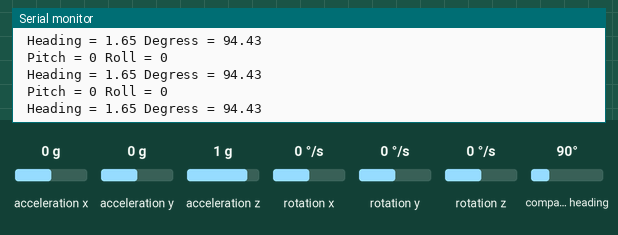
Recording of a sketch running on a simulated Arduino Uno, built with avr-gcc and run on an emulated ATmega328P. On the bench: the last lines printed to the serial monitor. The test bench sets the inputs (shaded band); at power-on: acceleration x 0 g, acceleration y 0 g, acceleration z 1 g, compass heading 90°, rotation x 0 °/s, rotation y 0 °/s, rotation z 0 °/s.

Above: at 1.2 s.
1.3 s: acceleration x set to -1.4 g
At 1.39 s:
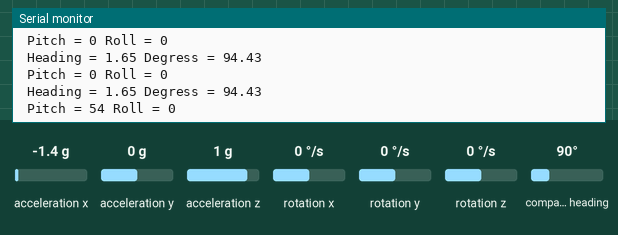
2.8 s: acceleration y set to -1.4 g
At 2.88 s:
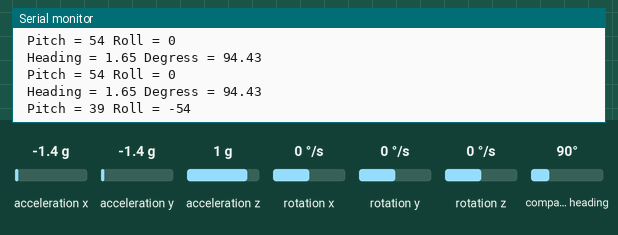
4.3 s: acceleration z set to -1.4 g
At 4.37 s:
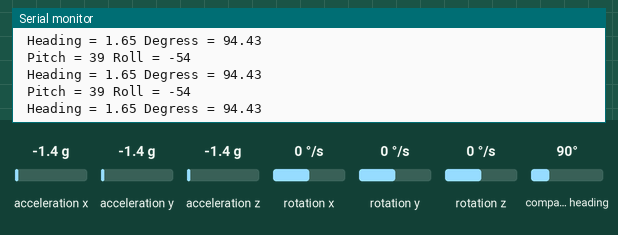
5.8 s: compass heading set to 7°
At 5.87 s:
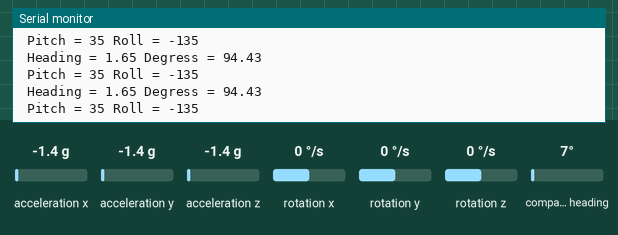
Timing chart, 0 to 8.3 s (numbered marks = the images above; inputs shaded):
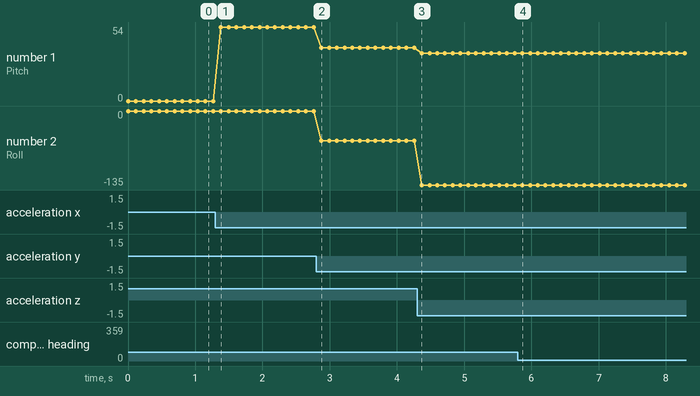

Measured:
- after the input at 1.3 s, the serial monitor: prints a new line after 0.08 s (image 1)
- after the input at 2.8 s, the serial monitor: prints a new line after 0.08 s (image 2)
- plotted number 1: 0 → 54 after the input at 1.3 s, 54 → 39 after the input at 2.8 s, 39 → 35 after the input at 4.3 s
- plotted number 2: 0 → -54 after the input at 2.8 s, -54 → -135 after the input at 4.3 s

The sketch:

TestIMUeCompass.ino
```cpp
/*
    MPU6050 Triple Axis Gyroscope & Accelerometer. Pitch & Roll Accelerometer Example.
    Read more: http://www.jarzebski.pl/arduino/czujniki-i-sensory/3-osiowy-zyroskop-i-akcelerometr-mpu6050.html
    GIT: https://github.com/jarzebski/Arduino-MPU6050
    Web: http://www.jarzebski.pl
    (c) 2014 by Korneliusz Jarzebski
*/

#include <Wire.h>
#pragma region Compass
	#include <HMC5883L.h>

	HMC5883L compass;
	void setup_Compass() {
		// Initialize Initialize HMC5883L
		Serial.println("Initialize HMC5883L");
		while (!compass.begin())
		{
			Serial.println("Could not find a valid HMC5883L sensor, check wiring!");
			delay(500);
		}

		// Set measurement range
		compass.setRange(HMC5883L_RANGE_1_3GA);

		// Set measurement mode
		compass.setMeasurementMode(HMC5883L_CONTINOUS);

		// Set data rate
		compass.setDataRate(HMC5883L_DATARATE_30HZ);

		// Set number of samples averaged
		compass.setSamples(HMC5883L_SAMPLES_8);

		// Set calibration offset. See HMC5883L_calibration.ino
		compass.setOffset(0, 0);

	}
#pragma endregion


#pragma region MPU
	#include <MPU6050.h>
	MPU6050 mpu;

	void setup_MPU() {
		while (!mpu.begin(MPU6050_SCALE_2000DPS, MPU6050_RANGE_2G))
		{
			Serial.println("Could not find a valid MPU6050 sensor, check wiring!");
			delay(500);
		}
		// If you have GY-86 or GY-87 module.
		// To access HMC5883L you need to disable the I2C Master Mode and Sleep Mode, and enable I2C Bypass Mode


		mpu.setI2CMasterModeEnabled(false);
		mpu.setI2CBypassEnabled(true);
		mpu.setSleepEnabled(false);
	}

#pragma endregion

void setup()
{
	Serial.begin(115200);
	Serial.println("Test di MPU6050 e Compass messi insieme");

	Serial.println("Initialize MPU6050");

	setup_MPU();
	setup_Compass();

}


void loop()
{
	// Read normalized values
	Vector normAccel = mpu.readNormalizeAccel();

	// Calculate Pitch & Roll
	int pitch = -(atan2(normAccel.XAxis, sqrt(normAccel.YAxis*normAccel.YAxis + normAccel.ZAxis*normAccel.ZAxis))*180.0)/M_PI;
	int roll = (atan2(normAccel.YAxis, normAccel.ZAxis)*180.0)/M_PI;

	// Output
	Serial.print(" Pitch = ");
	Serial.print(pitch);
	Serial.print(" Roll = ");
	Serial.print(roll);

	Serial.println();

	delay(10);


	Vector norm = compass.readNormalize();

	// Calculate heading
	float heading = atan2(norm.YAxis, norm.XAxis);

	// Set declination angle on your location and fix heading
	// You can find your declination on: http://magnetic-declination.com/
	// (+) Positive or (-) for negative
	// For Bytom / Poland declination angle is 4'26E (positive)
	// Formula: (deg + (min / 60.0)) / (180 / M_PI);
	float declinationAngle = (4.0 + (26.0 / 60.0)) / (180 / M_PI);
	heading += declinationAngle;

	// Correct for heading < 0deg and heading > 360deg
	if (heading < 0)
	{
		heading += 2 * PI;
	}

	if (heading > 2 * PI)
	{
		heading -= 2 * PI;
	}

	// Convert to degrees
	float headingDegrees = heading * 180 / M_PI;

	// Output
	Serial.print(" Heading = ");
	Serial.print(heading);
	Serial.print(" Degress = ");
	Serial.print(headingDegrees);
	Serial.println();

	delay(100);


}
```
